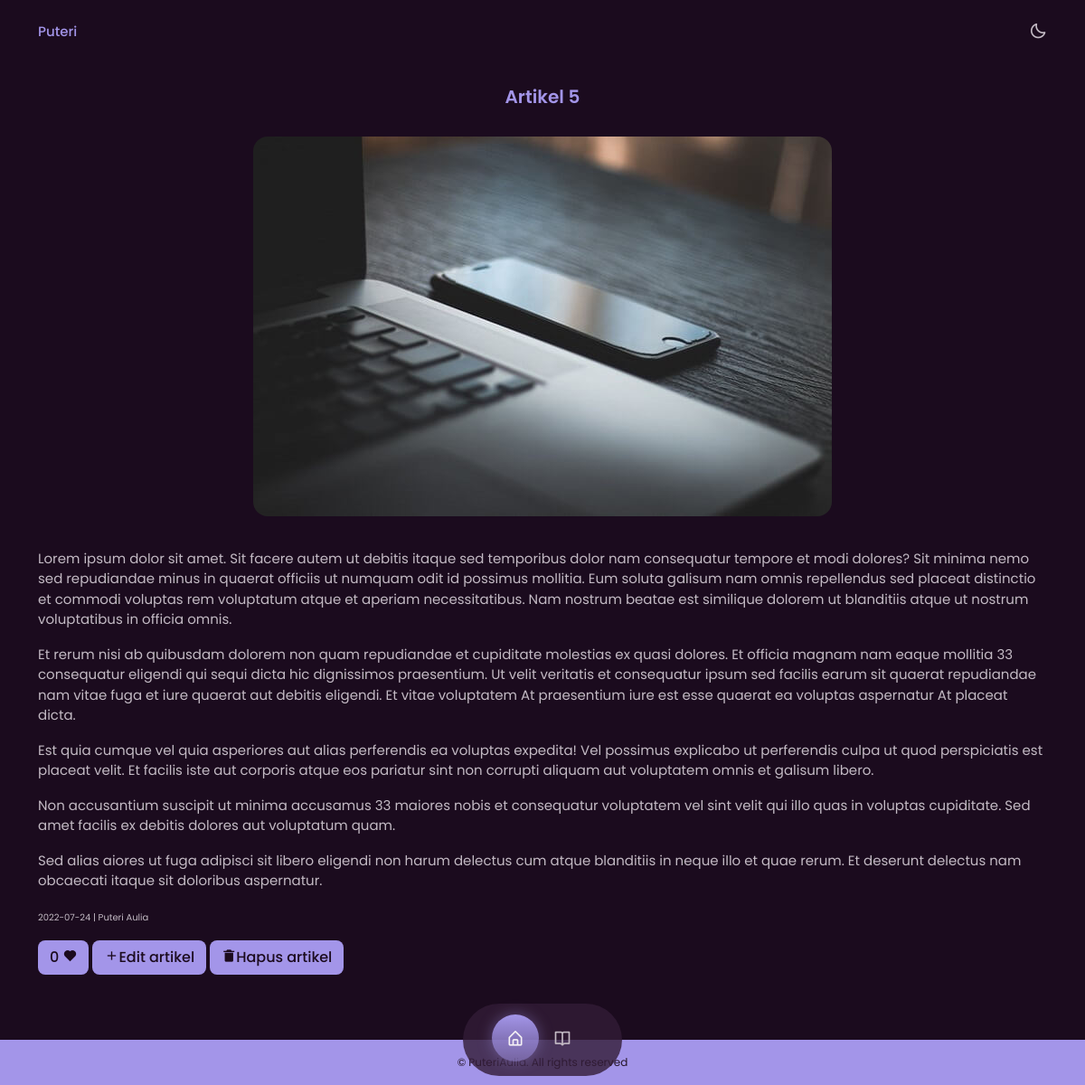
Page /artikel_detail.php?id=26 on the committed database.
### tables this page shows
CREATE TABLE `artikel` (
  `artikel_id` int(3) NOT NULL,
  `artikel_gambar` varchar(255) NOT NULL,
  `artikel_judul` varchar(100) NOT NULL,
  `artikel_isi` text NOT NULL,
  `artikel_tanggal` date NOT NULL,
  `artikel_penulis` varchar(100) NOT NULL,
  `artikel_views` int(3) NOT NULL
);

### artikel_detail.php (the view, shortened to what this page needs)
<?php
  include("config.php");
?>
<!doctype html>
<html lang="en">
  <head>
    <link href="https://cdn.jsdelivr.net/npm/bootstrap@5.0.2/dist/css/bootstrap.min.css" rel="stylesheet">
    <link rel="stylesheet" type="text/css" href="assets/css/style.css">
    <link href='https://unpkg.com/boxicons@2.1.2/css/boxicons.min.css' rel='stylesheet'>
  </head>
  <body>
    <header class="header" id="header">
      <nav class="container d-flex justify-content-between mt-4">
        <a href="index.php" class="nav__logo">Puteri</a>
        <div class="nav__menu position-fixed bottom-0 start-50 translate-middle-x">
          <ul class="nav__list">
            <li class="nav__item">
              <a href="index.php" class="nav__link active-link">
                <i class='bx bx-home-alt'></i>
              </a>
            </li>
            <li class="nav__item">
              <a href="artikel.php" class="nav__link">
                <i class='bx bx-book-open'></i>
              </a>
            </li>
          </ul>
        </div>
        <i class='bx bx-moon change-theme' id="theme-button" ></i>
      </nav>
    </header>
    <main class="main">
      <section class="article section mt-5" id="article">
        <?php
          if (isset($_GET['id'])) {
              $id = $_GET['id'];
              $queryArtikel = mysqli_query($dbconnect,"SELECT * FROM artikel WHERE artikel_id='$id'");
              $dataArtikel = mysqli_fetch_array($queryArtikel);
          }
        ?>
        <div class="text-center">
          <h1 class="section__title"><?= $dataArtikel['artikel_judul'] ?></h1>
          <img src="img_Artikel/<?= $dataArtikel['artikel_gambar'] ?>" class="work__img img-fluid">
        </div>
        <div class="work__container container content mt-4">
          <p><?= $dataArtikel['artikel_isi'] ?></p>
          <span class="skills__level"><?= $dataArtikel['artikel_tanggal']; ?> | <?= ucwords($dataArtikel['artikel_penulis']); ?></span>
          <div>
            <?php
              $artikel_like_ip = $_SERVER['REMOTE_ADDR'];
              $dataArtikelLike= mysqli_query($dbconnect,"SELECT * FROM artikel_like WHERE artikel_id IN ('$id') AND artikel_like_ip LIKE '%".$artikel_like_ip."%'");
              $dataArtikelLikeNum = mysqli_num_rows($dataArtikelLike);
                $dataArtikelLike2= mysqli_query($dbconnect,"SELECT * FROM artikel_like WHERE artikel_id IN ('$id')");
                $dataArtikelLikeNum2 = mysqli_num_rows($dataArtikelLike2);
              if($dataArtikelLikeNum == 0) {
                echo '
                  <a href="artikel_like_action.php?aksi=suka&artikel_id='.$dataArtikel['artikel_id'].'" class="btn button-sm mt-3">'.$dataArtikelLikeNum2.' <i class="bx bxs-heart"></i></a>
                ';
              }
              else {
                echo '
                    <a class="btn button-sm mt-3" href="">
                      '.$dataArtikelLikeNum2.' <i class="bx bxs-heart"></i>
                    </a>
                ';
              }
            ?>
            <a href="artikel_edit.php?id=<?= $dataArtikel['artikel_id'] ?>" class="btn button-sm mt-3"><i class='bx bx-plus'></i>Edit artikel</a>
            <a href="artikel_hapus.php?id=<?= $dataArtikel['artikel_id'] ?>" class="btn button-sm mt-3"><i class='bx bxs-trash-alt'></i>Hapus artikel</a>
          </div>
        </div>
      </section>
    </main>
    <footer class="footer">
      <div class="footer__container container">
        <span class="footer__copy p-3">
          &#169; PuteriAulia. All rights reserved
        </span>
      </div>
    </footer>
  </body>
</html>

### assets/css/style.css (style rules this page uses)
:root { --first-hue: 250; --sat: 66%; --lig: 75%; --second-hue: 291; --first-color: hsl(var(--first-hue), var(--sat), var(--lig)); --first-color-alt: hsl(var(--first-hue), var(--sat), 71%); --title-color: hsl(var(--second-hue), 15%, 95%); --text-color: hsl(var(--second-hue), 8%, 75%); --text-color-light: hsl(var(--second-hue), 4%, 55%); --body-color: hsl(var(--second-hue), 48%, 8%); --container-color: hsl(var(--second-hue), 32%, 12%); --body-font: 'Poppins', sans-serif; --biggest-font-size: 1.75rem; --h1-font-size: 1.5rem; --h2-font-size: 1.25rem; --h3-font-size: 1rem; --normal-font-size: .938rem; --small-font-size: .813rem; --smaller-font-size: .75rem; --tiny-font-size: .625rem; --font-medium: 500; --font-semibold: 600; --z-tooltip: 10; --z-fixed: 100; --z-model: 1000; }
html { scroll-behavior: smooth; }
body { background-color: var(--body-color); color: var(--text-color); transition: .4s; }
body, button, input, textarea { font-family: var(--body-font); font-size: var(--normal-font-size); }
h1,h2,h3 { color: var(--title-color); font-weight: var(--font-semibold); }
ul { list-style: none; }
a { text-decoration: none; }
.section__title, .section__subtitle { text-align: center; }
.section__title { font-size: var(--h2-font-size); color: var(--first-color); margin-bottom: 2rem; }
.header { background-color: var(--body-color); z-index: var(--z-index); transition: .4s; }
.nav__menu { background-color: hsla(var(--second-hue), 32%, 16%, .8); border-radius: 4rem; padding-top: 12px; padding-right: 40px; margin-bottom: 10px; transition: .4s; }
.nav__logo { color: var(--first-color); font-weight: var(--font-medium); transition: .4s; }
.nav__list { display: flex; justify-content: space-between; align-items: center; }
.nav__link { color: var(--text-color); font-size: 1.25rem; padding: 1rem; display: flex; border-radius: 5rem; }
.active-link { background: linear-gradient(180deg, hsla(var(--first-hue), var(--sat), var(--lig), 1), hsla(var(--first-hue), var(--sat), var(--lig), .5) ); box-shadow: 0 0 16px hsla(var(--first-hue), var(--sat), var(--lig), .4); color: var(--title-color); }
.button-sm { background-color: var(--first-color); color: var(--body-color); border-radius: .5rem; font-weight: var(--font-medium); transition: .4s; }
.skills__level { font-size: var(--tiny-font-size); }
.work__img { border-radius: 1rem; margin-bottom: .75rem; }
.footer { background-color: var(--first-color); }
.footer__copy { display: block; margin-top: 4.5rem; }
.footer__copy { display: block; color: var(--container-color); text-align: center; font-size: var(--smaller-font-size); }
.change-theme { font-size: 1.25rem; cursor: pointer; transition: .3s; }

### rows in the picture
artikel: artikel_judul "Artikel 5", artikel_gambar (picture), artikel_isi "Lorem ipsum dolor sit amet. Sit facere autem ut debitis itaque sed temporibus dolor nam consequatur tempore et modi dolores? Sit minima nemo sed repudiandae minus in quaerat officiis ut numquam odit id possimus mollitia. Eum soluta galisum nam omnis repellendus sed placeat distinctio et commodi voluptas rem voluptatum atque et aperiam necessitatibus. Nam nostrum beatae est similique dolorem ut blanditiis atque ut nostrum voluptatibus in officia omnis. Et rerum nisi ab quibusdam dolorem non quam repudiandae et cupiditate molestias ex quasi dolores. Et officia magnam nam eaque mollitia 33 consequatur eligendi qui sequi dicta hic dignissimos praesentium. Ut velit veritatis et consequatur ipsum…", artikel_tanggal "2022-07-24", artikel_penulis "Puteri Aulia"

### other values in the picture
$dataArtikelLikeNum2 "0"
